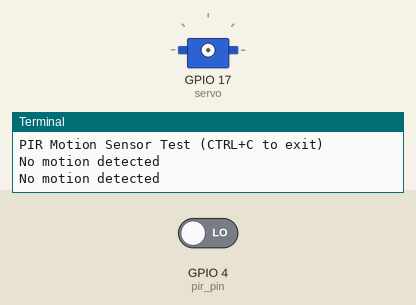
Simulated run of this program. Board: Raspberry Pi (BCM pin numbers). On the bench: servo, the last lines printed to the terminal. The inputs (shaded band) are chosen by the test bench; at power-on: GPIO 4 (pir_pin) LOW. Servo angles are drawn from the pulse width (0.5 ms = 0°, 2.5 ms = 180°).

Above: at 3.2 s.
3.3 s: GPIO 4 (pir_pin) driven HIGH
At 4.7 s:
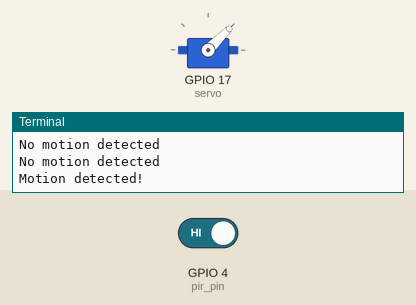
At 25.5 s:
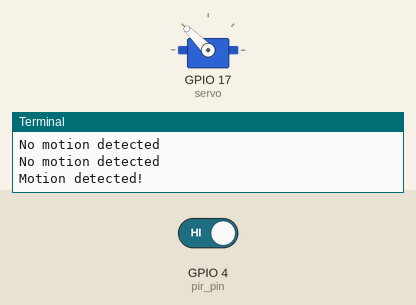
Timing chart, 0 to 26.5 s (numbered marks = the images above; inputs shaded):
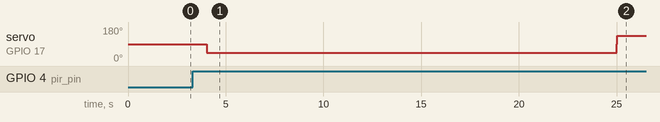

Measured:
- after the input at 3.3 s, servo on GPIO 17 (servo): 90° → 45° after 0.72 s, → 135° 21.0 s later

The program:

MallDoorOpeningSystem.py
```python
# Mall Door Opening System


# pip install gpiozero

import RPi.GPIO as GPIO
import time
from gpiozero import Servo

# Set GPIO mode (BCM numbering)
GPIO.setmode(GPIO.BCM)

# Set pin connected to PIR sensor
pir_pin = 4

# Set pin connected to servo
servo_pin = 17

# Set pin as input
GPIO.setup(pir_pin, GPIO.IN)

def set_servo_angle(angle):
    # Create a Servo object
    servo = Servo(servo_pin)

    try:
        # Convert angle to a value between -1 (0 degrees) and 1 (180 degrees)
        angle_value = (angle / 180.0) * 2 - 1

        # Set the servo to the specified angle
        servo.value = angle_value
        time.sleep(1)  # Adjust delay as needed for your servo to reach the position

    finally:
        servo.close()  # Clean up servo resources

try:
    print("PIR Motion Sensor Test (CTRL+C to exit)")
    time.sleep(2)  # Warm-up time for sensor

    while True:
        if GPIO.input(pir_pin):  # Check if motion detected
            print("Motion detected!")
            set_servo_angle(0)  # Rotate servo to 0 degrees
            time.sleep(20)  # Delay for 20 seconds
            set_servo_angle(180)  # Rotate servo to 180 degrees
            time.sleep(20)  # Delay for 20 seconds
        else:
            print("No motion detected")

        time.sleep(1)  # Check for motion every 1 second

except KeyboardInterrupt:
    print("\nExiting...")
finally:
    GPIO.cleanup()  # Clean up GPIO on program exit
```
